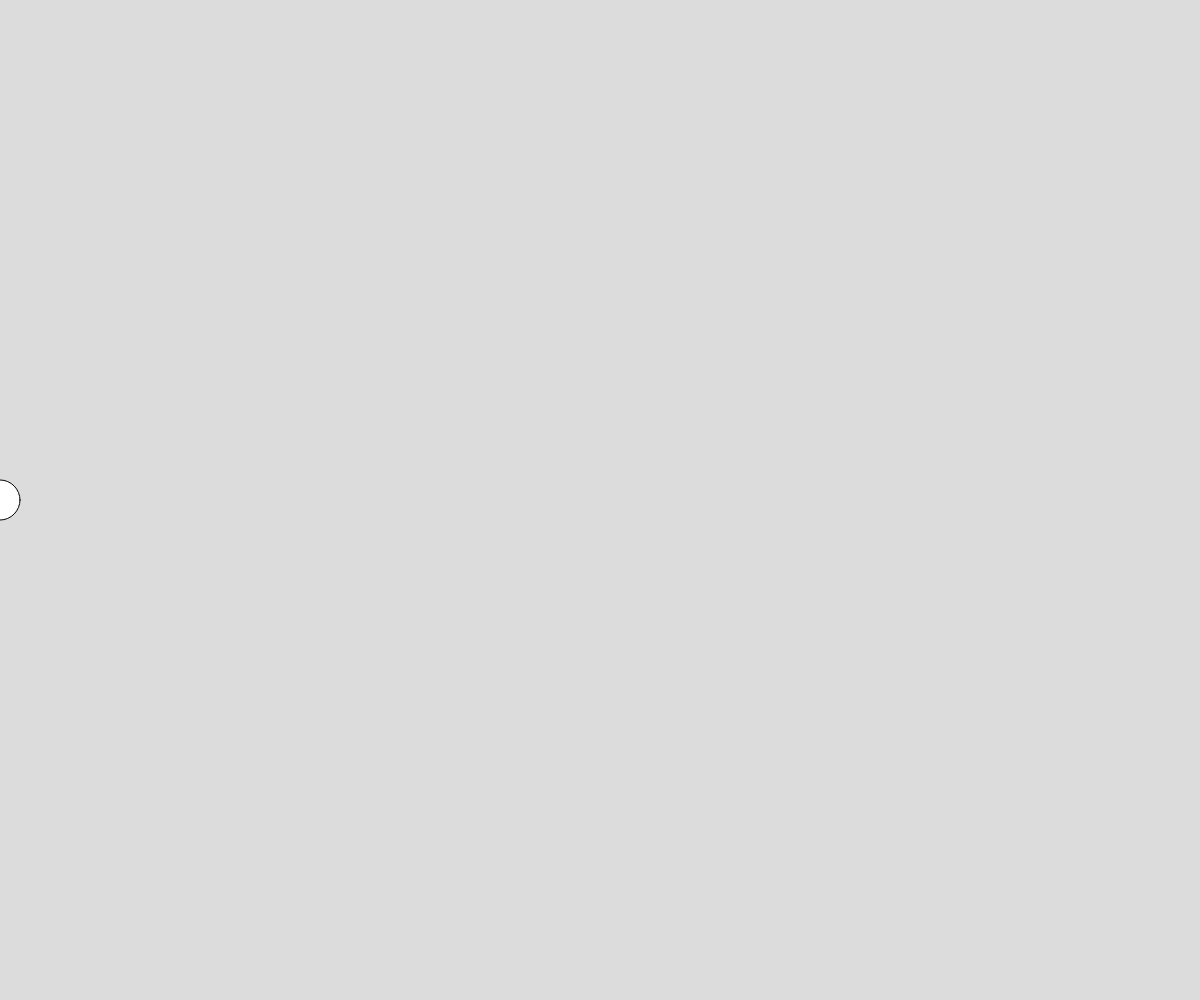
Frame 1 (no input)
Frame 60 (no input): identical to frame 1, image omitted
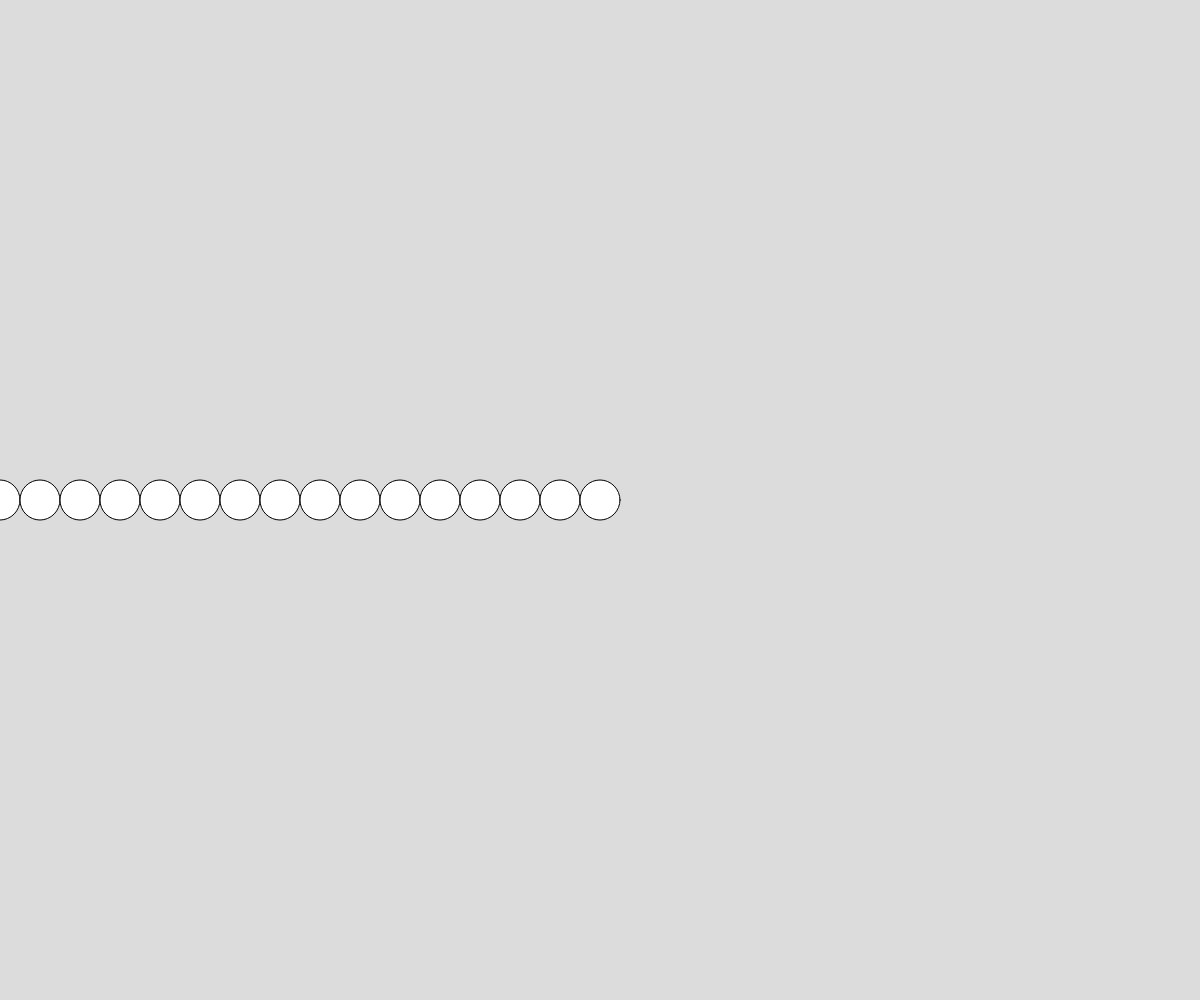
Frame 120 (the mouse pressed at the canvas centre since frame 60)

The p5.js sketch that drew these frames (run headless with seeded random() and noise() and a simulated clock; from frame 60 on, the mouse is pressed at the canvas centre):

// p5.js sketch
// ── sketch.js
// Drawing with Single Loops
// Mr. Scott
// Feb 24th


function setup() {
  createCanvas(windowWidth, windowHeight);
}

function draw() {
  background(220);
  circleLine();
}

function circleLine(){
  //use a loop (for or while) to draw a line
  //of circles side by side.
  let d = 40; //diameter of each circle
  let y = height/2;
  let xStart = 0;
  let xEnd = mouseX;   //width*0.75;

  //use a loop to do the drawing
  for(let x = xStart; x <= xEnd; x+=d){
    //x: 0  40  80  120  160   200  240
    circle(x, y, d);
  }
}
